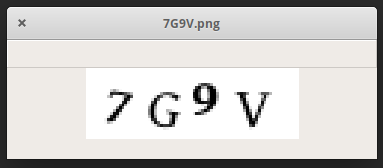
#> input picture breaking text captchas/assets/ss1.png, 383 x 168 px, given as the content of the folder dataset/crosswalks/original, which was not available
$ python process_dataset.py
#> lines starting #> are read from the running program, lines starting #| are printed output that depends on the picture; after the words box and inside, x2 and y2 are one past the last pixel; in counts of white or black regions, pixels touching at a corner belong together; pictures that were not available may be replaced by others from this repository, and a replacement may not be noted
### breaking image captchas/extract_captcha.py
# extract_captcha.py
#
# This is the Computer Vision magic
#
# - OpenCV to get contours, threshold, etc
# - My own algorithms to find and extract the thumbnails (not perfect, needs work)
# - Tessaract to extract the text (which object is the captcha asking you to select)


import cv2
import os
from imutils import paths
import numpy as np
import statistics
import pytesseract
import time
import sys
import imutils


class Extract:
    def img_show(img, t=0, show=1):
        if show:
            cv2.imshow("", img)
            cv2.waitKey(t)


    def y_box_coords(img):
        white_line = True
        upper_y_coords = []
        lower_y_coords = []
        lower_y = 0
        for y in range(0, img.shape[0]):
            x_line = []
            for x in range(0, img.shape[1]):
                x_line.append(img[y,x])
            x_line = statistics.mean(x_line)
            if x_line > 180:
                if not white_line:
                    lower_y = y
                white_line = True
            elif white_line:
                white_line = False
                upper_y_coords.append(y)
                lower_y_coords.append(lower_y)
        upper_y_coords.pop(0)
        upper_y_coords.pop()
        lower_y_coords.pop(0)
        lower_y_coords.pop(0)
        return upper_y_coords, lower_y_coords


    def x_box_coords(img, upper_y_coords, lower_y_coords):
        white_line = True
        left_x_coords = []
        right_x_coords = []
        right_x = 0
        for x in range(0, img.shape[1]):
            y_line = []
            for y in range(upper_y_coords[0], lower_y_coords[len(lower_y_coords)-1]):
                y_line.append(img[y,x])
            y_line = statistics.mean(y_line)
            if y_line > 180:
                if not white_line:
                    right_x = x
                white_line = True
            elif y_line > 90:
                continue
            elif white_line:
                white_line = False
                left_x_coords.append(x)
                right_x_coords.append(right_x)
        right_x_coords.append(right_x)
        right_x_coords.pop(0)
        return left_x_coords, right_x_coords


    def extract_thumbs(img_path):
#> called with img_path = '_only/ss1.png'
        img = cv2.imread(img_path)
#> img is the input picture: shape (168, 383, 3); mean B, G, R 203.8, 205.6, 207.4
        img = imutils.resize(img, width=300)
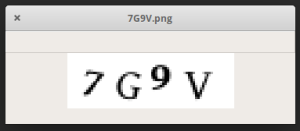
#> img: shape (131, 300, 3); mean B, G, R 203.8, 205.6, 207.4
        Extract.img_show(img, t=600)
        img_cpy = img.copy()
        img = cv2.cvtColor(img, cv2.COLOR_BGR2GRAY)
#> img: shape (131, 300)
        img = cv2.threshold(img , 225, 255, cv2.THRESH_BINARY)[1]
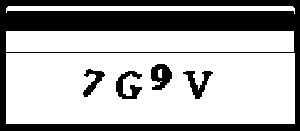
#> img: shape (131, 300); 68% white; 5 black regions
        contours = cv2.findContours(img, cv2.RETR_TREE, cv2.CHAIN_APPROX_SIMPLE)[0]
#> contours = 8 contours; box (x1, y1, x2, y2) and area: (6, 53, 295, 124) 20160, (6, 31, 294, 52) 5740, (6, 6, 295, 14) 1149, (150, 63, 173, 91) 441, (115, 70, 143, 100) 430, (182, 70, 214, 100) 387, (82, 68, 106, 98) 296, (158, 69, 162, 78) 22
        img_contours = np.zeros(img.shape)
        cv2.drawContours(img_contours, contours, -1, (255,255,255), 3)
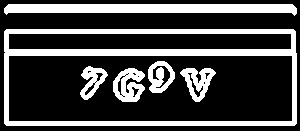
#> img_contours: shape (131, 300) float64; 27.2% white; 6 white regions, box (x1, y1, x2, y2) and area: (4, 29, 297, 126) 5759, (4, 4, 297, 16) 2630, (113, 68, 145, 102) 704, (180, 68, 216, 102) 605, (148, 61, 175, 93) 514, (80, 66, 108, 100) 461
        cv2.imwrite("tmp.png", img_contours)
        img = cv2.imread("tmp.png")
        img = cv2.cvtColor(img, cv2.COLOR_BGR2GRAY)
        Extract.img_show(img, t=600)

        upper_y_coords, lower_y_coords = Extract.y_box_coords(img)
#> after the loop in y_box_coords, `for y in range(0, img.shape[0]):`: lower_y_coords = [0, 4, 29, 49, 121]; upper_y_coords = [0, 13, 34, 56, 126]
#> upper_y_coords = [13, 34, 56]; lower_y_coords = [29, 49, 121]
        left_x_coords, right_x_coords = Extract.x_box_coords(img, upper_y_coords, lower_y_coords)
#> after the loop in x_box_coords, `for x in range(0, img.shape[1]):`: left_x_coords = [0, 9, 297]; right_x_coords = [0, 4, 292]
#> left_x_coords = [0, 9, 297]; right_x_coords = [4, 292, 292]

        boxs = []
        thumbs = []
        for start_y, end_y in zip(upper_y_coords, lower_y_coords):
            for start_x, end_x in zip(left_x_coords, right_x_coords):
                if end_x - start_x < 24 or end_y - start_y < 24:
                    continue
                boxs.append((start_x, end_x, start_y, end_y))
                thumbs.append(img_cpy[start_y:end_y, start_x:end_x])
#> this loop made 3 passes
#> (start_y, end_y) on passes 1 to 3: (13, 29), (34, 49), (56, 121)
#> after the loop, boxs = [(9, 292, 56, 121)]; thumbs = 1 item
        return thumbs, boxs


    # [35 lines left out: functions extract_txt, extract_expected, not called in this run]


##

### breaking image captchas/process_dataset.py
# process_dataset.py
#
# python3 process_dataset.py
# No argparse, just manually edit which captcha directory you want to process
#
# This will take a dataset of plain captchas
# For one label at a time, such as crosswalks
# And extract all of the thumbnails and save them as individual images
# Then you can manually put them into the right directories
# Like, one directory for crosswalks, and another for not_crosswalks
# And then you can train a model with the two classes, is or isn't ___


from extract_captcha import Extract as ec
from imutils import paths
import cv2


if __name__ == "__main__":
	label = "crosswalks"
	dataset = f"dataset/{label}/original"
	save_dir = f"dataset/{label}/processed"
	img_paths = sorted(list(paths.list_images(dataset)))
	itr = 0
	for img_path in img_paths:
		print(img_path)
		thumbs, boxs = ec.extract_thumbs(img_path)
#> thumbs = 1 item; boxs = [(9, 292, 56, 121)]
		for thumb in thumbs:
			print(f"{save_dir}/{itr}.png")
			cv2.imwrite(f"{save_dir}/{itr}.png", thumb)
			itr += 1
#> this loop made 1 pass
#> itr on pass 1: 1
#| dataset/crosswalks/processed/0.png
#> pass 1, `cv2.imwrite(f"{save_dir}/{itr}.png", thumb)`:
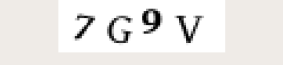
#> saved as 0.png: shape (65, 283, 3); mean B, G, R 231.6, 233.8, 235.8
#> after the loop, itr = 1


##
